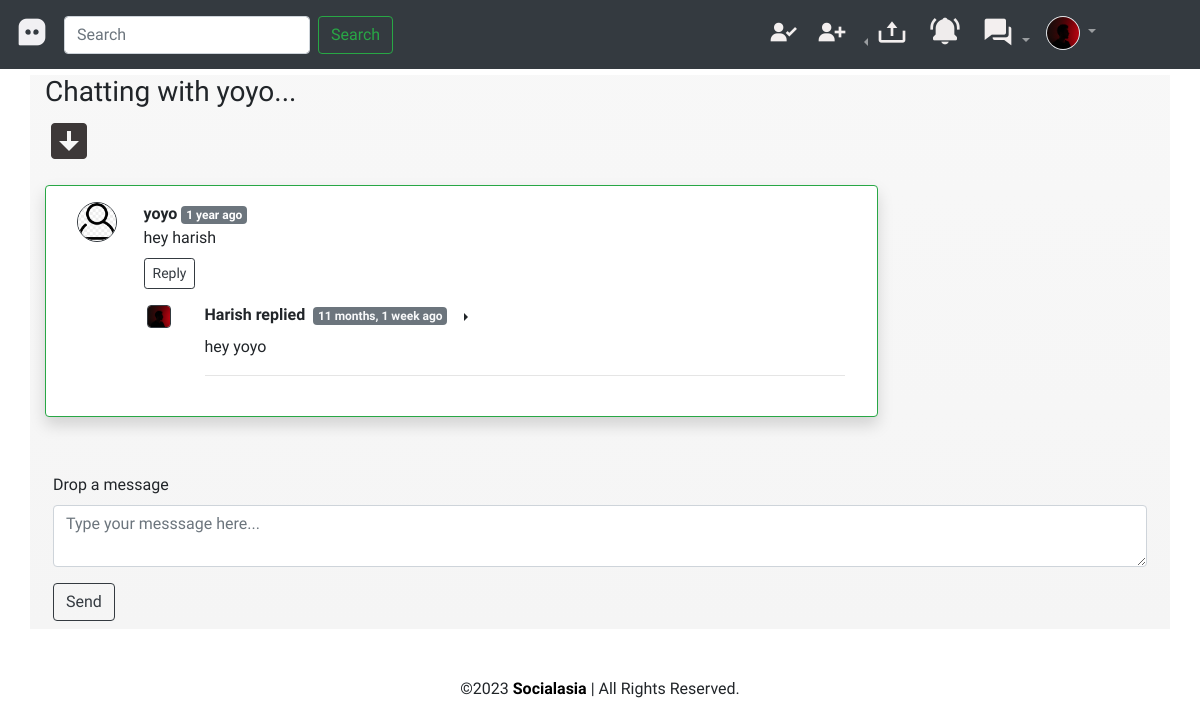
/dms/yoyo (signed in), run on an earlier commit of the app's database.
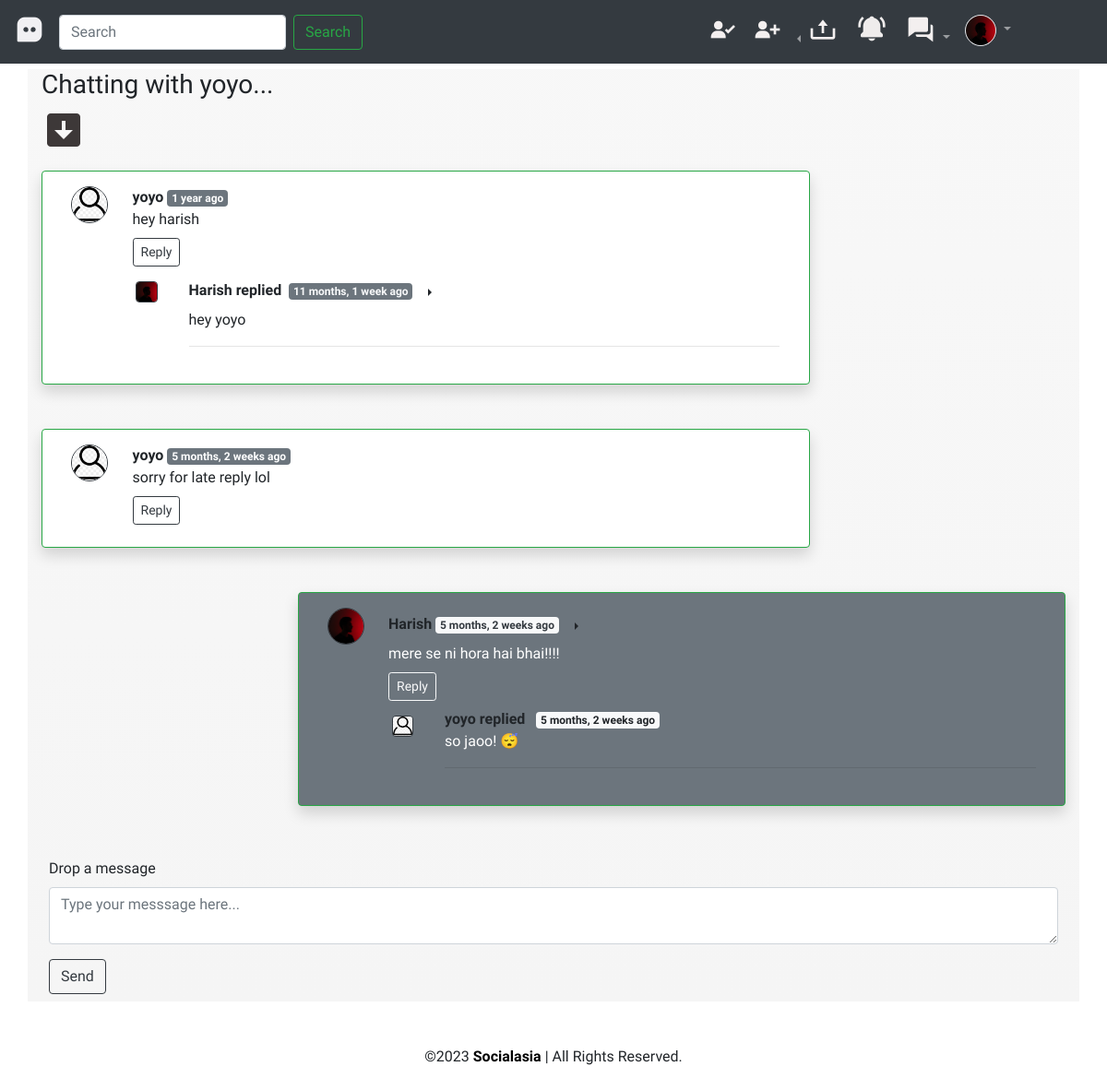
And on a later commit of the database.
### dashboard/models.py (models this page shows, shortened)
class Dm(models.Model):
    sno=models.AutoField(primary_key=True)
    dmtext=models.TextField(blank=False)
    fromuser=models.ForeignKey(User,on_delete=models.CASCADE,related_name='fromuser')
    touser=models.ForeignKey(User,on_delete=models.CASCADE)
    parent=models.ForeignKey('self',on_delete=models.CASCADE,null=True,blank=True)
    timestamp=models.DateTimeField(auto_now_add=True)
    fpfp=models.ForeignKey(Profile,on_delete=models.CASCADE,blank=True,null=True)
    class Meta:
        ordering=['-timestamp']

class Profile(models.Model):
    user=models.ForeignKey(User,on_delete=models.CASCADE)
    userid=models.IntegerField()
    bio=models.TextField(blank=True)
    location=models.CharField(max_length=50,blank=True)
    pfp=models.ImageField(default='avatar.jpg',upload_to='profile_images')
    sport=models.PositiveIntegerField(default=50,choices=SPORT)
    hobbies=models.PositiveIntegerField(default=80,choices=HOBBY)
    age=models.PositiveIntegerField()
    gender=models.IntegerField(default=-1,choices=GENDER)
    private=models.BooleanField(default=False)
    in_meeting=models.CharField(default='',max_length=100)
    class Meta:
        constraints=[CheckConstraint(check=Q(age__gte=18),name='age_gte_18')]

### dashboard/views.py (the view)
# urls.py: path('dms/<str:slug>',views.dm,name='dm'),
@login_required
def dm(request,slug):
    userprofile=Profile.objects.get(user=request.user)
    if User.objects.get(username=slug)==request.user:
        return redirect('dms')
    notifics=list(notifications(request.user))
    for n in notifics:
        if n.nfromuser==User.objects.get(username=slug) and n.ntype==92:
            notifics.remove(n)
            n.delete()
    notidict={'notifics':notifics}
    try:
        touserprofile=Profile.objects.get(user=User.objects.get(username=slug))
    except Exception as e:
        return redirect('/dms')
    dmsfromtouser=Dm.objects.filter(touser=request.user,fromuser=User.objects.get(username=slug),parent=None)
    dmstofromuser=Dm.objects.filter(fromuser=request.user,touser=User.objects.get(username=slug),parent=None)
    alldms=sorted(chain(dmsfromtouser,dmstofromuser),key=lambda x:x.timestamp)
    repliesfromtouser=Dm.objects.filter(touser=request.user,fromuser=User.objects.get(username=slug)).exclude(parent=None)
    repliestofromuser=Dm.objects.filter(fromuser=request.user,touser=User.objects.get(username=slug)).exclude(parent=None)
    allreplies=sorted(chain(repliestofromuser,repliesfromtouser),key=lambda x:x.timestamp)
    repdict={}
    for reply in allreplies:
        if reply.parent.sno not in repdict.keys():
            repdict[reply.parent.sno]=[reply]
        else:
            repdict[reply.parent.sno].append(reply)
    touser=User.objects.get(username=slug)
    context={'userprofile':userprofile,'slug':slug,'alldms':alldms,'touserprofile':touserprofile,'repdict':repdict}|notidict
    return render(request,'dm.html',context)

### dashboard/templatetags/extras.py (called while the page is built)
@register.filter(name='get_val')
def get_val(val_dict,key):
    return val_dict.get(key)

### dashboard/views.py (called while the page is built)
def notifications(user):
    notifics=Notification.objects.filter(ntouser=user)
    return notifics

### templates/dm.html (shortened to what the changed rows need)
{% extends 'base.html' %}
{% load humanize %}
{% load extras %}
{% block content %}
<div class="container home-content">
    {% for adm in alldms %}
    {% if adm.fromuser.username == userprofile.user.username %}
        <div class="row ml-auto my-3 border border-success rounded-left py-2 mx-0 w-75 shadow p-3 mb-5 bg-secondary rounded">
            <div class="col-md-1"><img class="rounded-circle d-block border border-dark"
                    src="{{adm.fpfp.pfp.url}}" alt="user_icon" width="40px">
            </div>
            <div class="col-md-11"><b>{{adm.fromuser}}</b> <span class="badge badge-light text-dark">
                    {{adm.timestamp | naturaltime}} </span>
                {% if adm.fromuser == userprofile.user  %}
                    <span class="dropright">
                        <button class="btn btn-transparent dropdown-toggle" type="button" data-toggle="dropdown"
                            aria-expanded="false"></button>
                </span>
                {% endif %}
                <div class="text-white">
                    {{adm.dmtext}}
                </div>
                <div class="reply mx-0 my-2">
                    <button class="btn btn-sm btn-outline-light my-4 my-sm-0" type="button" data-toggle="collapse"
                        data-target="#replybox{{adm.sno}}" aria-expanded="false"
                        aria-controls="replybox{{adm.sno}}">
                        Reply
                    </button>
                </div>
                <div class="replies">
                    {% for reply in repdict|get_val:adm.sno %}
                    <div class="row my-2">
                        <div class="col-md-1 my-2"><img class="rounded mx-auto d-block w-75 border border-dark"
                                src="{{reply.fpfp.pfp.url}}" alt="user_icon">
                        </div>
                        <div class="col-md-11">
                            <b> {{reply.fromuser}} replied </b> &nbsp; <span class="badge badge-light">
                                {{reply.timestamp | naturaltime}} </span>
                            <div class="text-white">
                                {{reply.dmtext}}
                            </div>
                            <hr>
                        </div>
                    </div>
                    {% endfor %}
                </div>
            </div>
        </div>
        {% else %}
        <div class="row my-3 border border-success rounded-right py-2 mx-0 w-75 shadow p-3 mb-5 bg-white rounded">
            <div class="col-md-1"><img class="rounded-circle d-block border border-dark"
                    src="{{adm.fpfp.pfp.url}}" alt="user_icon" width="40px">
            </div>
            <div class="col-md-11"><b>{{adm.fromuser}}</b> <span class="badge badge-secondary">
                    {{adm.timestamp | naturaltime}} </span>
                <div>
                    {{adm.dmtext}}
                </div>
                <div class="reply mx-0 my-2">
                    <button class="btn btn-sm btn-outline-dark my-4 my-sm-0" type="button" data-toggle="collapse"
                        data-target="#replybox{{adm.sno}}" aria-expanded="false"
                        aria-controls="replybox{{adm.sno}}">
                        Reply
                    </button>
                </div>
                <div class="replies">
                    {% for reply in repdict|get_val:adm.sno %}
                    <div class="row my-2">
                        <div class="col-md-1 my-2"><img class="rounded mx-auto d-block w-75 border border-dark"
                                src="{{reply.fpfp.pfp.url}}" alt="user_icon">
                        </div>
                        <div class="col-md-11">
                            <b> {{reply.fromuser}} replied </b> &nbsp;<span class="badge badge-secondary text-light">
                                {{reply.timestamp | naturaltime}} </span>
                                {% if reply.fromuser == userprofile.user  %}
                                <span class="dropright">
                                    <button class="btn btn-transparent dropdown-toggle" type="button" data-toggle="dropdown"
                                        aria-expanded="false"></button>
                            </span>
                            {% endif %}
                            <div>
                                {{reply.dmtext}}
                            </div>
                            <hr>
                        </div>
                    </div>
                    {% endfor %}
                </div>
            </div>
        </div>
    {% endif %}
    {% endfor %}
</div>
{% endblock content %}

What changed in the data, as far as the page shows it:
added Dm: fpfp.pfp (placeholder picture), fromuser "yoyo", timestamp "5 months, 2 weeks ago", dmtext "sorry for late reply lol", shown under "Chatting with yoyo..."
added Dm: fpfp.pfp (picture), fromuser "Harish", timestamp "5 months, 2 weeks ago", dmtext "mere se ni hora hai bhai!!!!", shown under "Chatting with yoyo..."
added Dm: fpfp.pfp (placeholder picture), fromuser "yoyo", timestamp "5 months, 2 weeks ago", dmtext "so jaoo! 😴", shown under "Harish"
